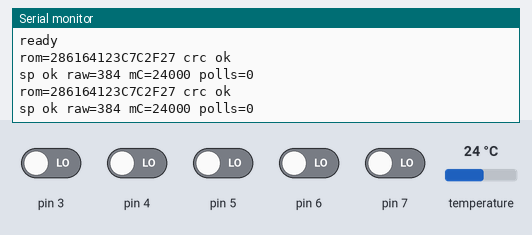
Simulated run of this sketch. Board: Arduino Uno, built with avr-gcc and run on an emulated ATmega328P. Shown: the last lines printed to the serial monitor. Wiring (inferred from the names in the program): DS18B20 sensor: data pin 2. The test bench sets the inputs (shaded band); at power-on: pin 3–7 LOW, temperature 24 °C.

Above: at 1.2 s.
1.3 s: temperature set to 12 °C
At 2.6 s:
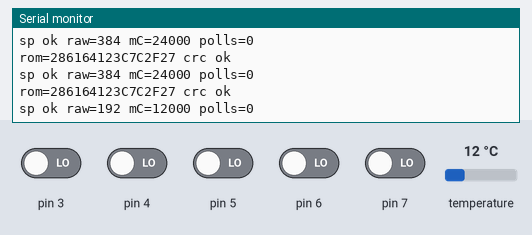
2.8 s: temperature set to 19 °C
At 3.5 s:
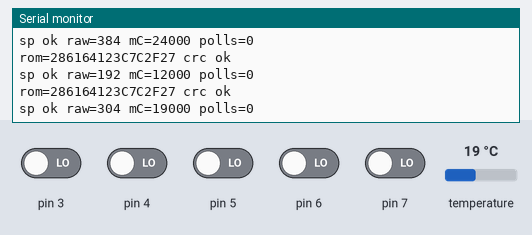
Timing chart, 0 to 5.8 s (numbered marks = the images above; inputs shaded):
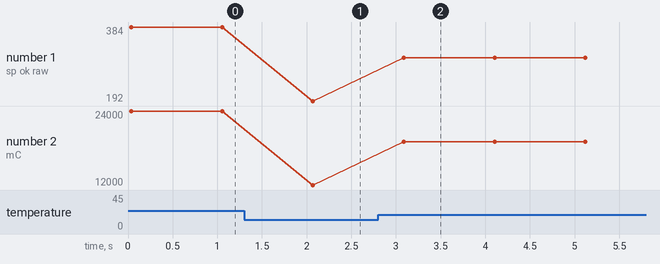

Measured:
- after the input at 1.3 s, the serial monitor: prints a new line after 0.77 s (image 1)
- after the input at 2.8 s, the serial monitor: prints a new line after 0.29 s (image 2)
- plotted number 1: 384 → 192 after the input at 1.3 s, 192 → 304 after the input at 2.8 s
- plotted number 2: 24000 → 12000 after the input at 1.3 s, 12000 → 19000 after the input at 2.8 s

The sketch:

ds18b20-read.ino
```cpp
// Test fixture: minimal 1-Wire master (our own bit-banging, no OneWire library) on D2. Reads the ROM, converts, polls with read slots,
// reads the scratchpad, checks both CRCs and prints the temperature.
#define DQ_BIT 2
static inline void low() { DDRD |= _BV(DQ_BIT); }
static inline void rel() { DDRD &= ~_BV(DQ_BIT); }
static inline uint8_t sample() { return (PIND >> DQ_BIT) & 1; }

uint8_t resetPulse() {
  noInterrupts();
  low(); delayMicroseconds(480); rel(); delayMicroseconds(70);
  uint8_t present = !sample();
  interrupts();
  delayMicroseconds(410);
  return present;
}
void writeBit(uint8_t b) {
  noInterrupts();
  if (b) { low(); delayMicroseconds(6); rel(); delayMicroseconds(64); }
  else { low(); delayMicroseconds(60); rel(); delayMicroseconds(10); }
  interrupts();
}
uint8_t readBit() {
  noInterrupts();
  low(); delayMicroseconds(3); rel(); delayMicroseconds(10);
  uint8_t b = sample();
  delayMicroseconds(53);
  interrupts();
  return b;
}
void writeByte(uint8_t v) { for (uint8_t i = 0; i < 8; i++) { writeBit(v & 1); v >>= 1; } }
uint8_t readByte() { uint8_t v = 0; for (uint8_t i = 0; i < 8; i++) v |= readBit() << i; return v; }
uint8_t crc8(const uint8_t *d, uint8_t n) {
  uint8_t crc = 0;
  while (n--) { uint8_t b = *d++; for (uint8_t i = 0; i < 8; i++) { uint8_t mix = (crc ^ b) & 1; crc >>= 1; if (mix) crc ^= 0x8C; b >>= 1; } }
  return crc;
}

uint16_t readEvery = 1000;   // non-zero global so the sketch carries a tunable
void setup() {
  Serial.begin(9600);
  PORTD &= ~_BV(DQ_BIT);   // DQ output latch low; the line is only ever pulled by switching DDR
  Serial.println("ready");
}
void loop() {
  if (!resetPulse()) { Serial.println("no presence"); delay(500); return; }
  writeByte(0x33);
  uint8_t rom[8];
  for (uint8_t i = 0; i < 8; i++) rom[i] = readByte();
  Serial.print("rom=");
  for (uint8_t i = 0; i < 8; i++) { if (rom[i] < 16) Serial.print('0'); Serial.print(rom[i], HEX); }
  Serial.println(crc8(rom, 7) == rom[7] ? " crc ok" : " crc BAD");
  resetPulse(); writeByte(0xCC); writeByte(0x44);
  uint16_t polls = 0;
  while (!readBit()) { polls++; delay(10); if (polls > 200) break; }
  resetPulse(); writeByte(0xCC); writeByte(0xBE);
  uint8_t sp[9];
  for (uint8_t i = 0; i < 9; i++) sp[i] = readByte();
  int16_t raw = (int16_t)((sp[1] << 8) | sp[0]);
  Serial.print(crc8(sp, 8) == sp[8] ? "sp ok " : "sp BAD ");
  Serial.print("raw="); Serial.print(raw);
  Serial.print(" mC="); Serial.print((int32_t)raw * 625 / 10);
  Serial.print(" polls="); Serial.println(polls > 0 ? 1 : 0);
  delay(readEvery);
}
```
